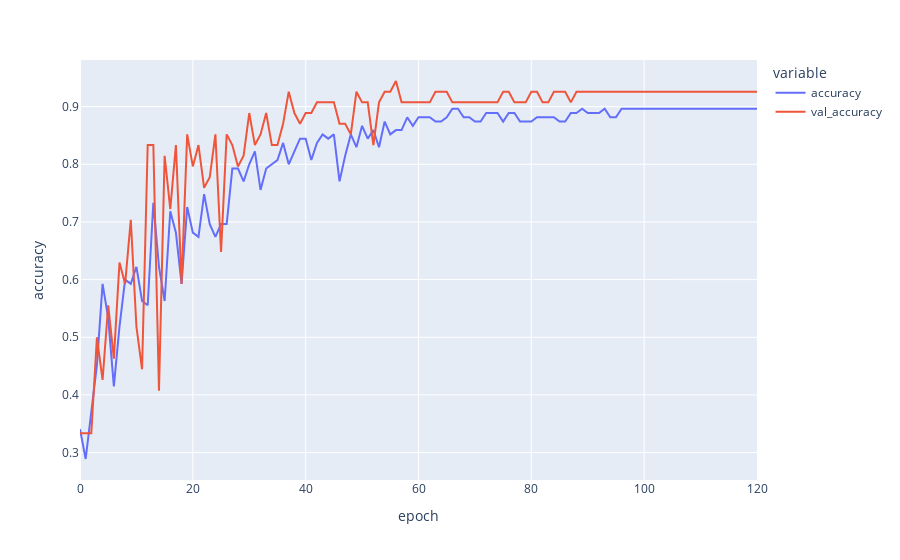

Notebook code cell kept with this figure:
### Code cell
px.line(hist.history, y=['accuracy', 'val_accuracy'], labels={'index': 'epoch', 'value': 'accuracy'})
